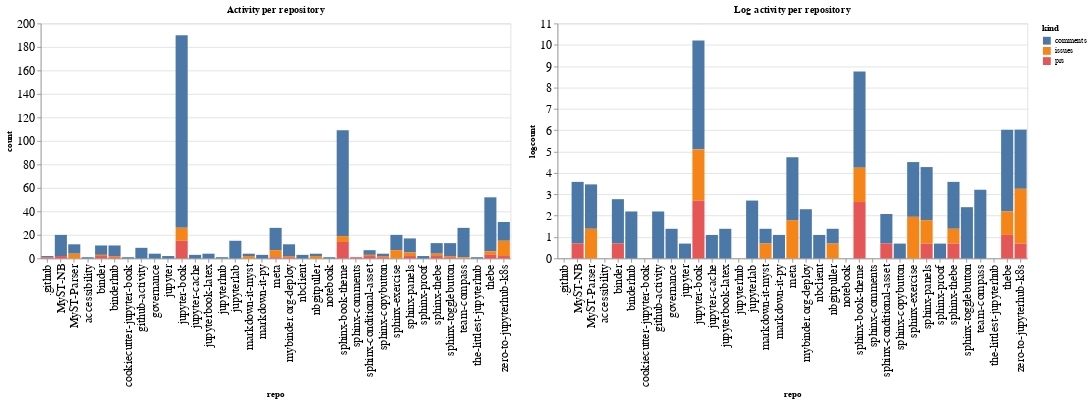

Notebook source saved alongside this figure:
### Code cell
ch1 = alt.Chart(repo_summaries, width=600, title="Activity per repository").mark_bar().encode(
    x='repo',
    y='count',
    color='kind',
    tooltip="kind"
)

ch2 = alt.Chart(repo_summaries, width=600, title="Log activity per repository").mark_bar().encode(
    x='repo',
    y='logcount',
    color='kind',
    tooltip="kind"
)

ch1 | ch2

### Figure 1 — Vega-Lite specification as saved in the notebook (floating-point values rounded to 4 significant figures)
{"config": {"axisLeft": {"labelFontSize": 15}, "axisBottom": {"labelFontSize": 15}}, "hconcat": [{"mark": "bar", "encoding": {"color": {"type": "nominal", "field": "kind"}, "tooltip": {"type": "nominal", "field": "kind"}, "x": {"type": "nominal", "field": "repo"}, "y": {"type": "quantitative", "field": "count"}}, "title": "Activity per repository", "width": 600}, {"mark": "bar", "encoding": {"color": {"type": "nominal", "field": "kind"}, "tooltip": {"type": "nominal", "field": "kind"}, "x": {"type": "nominal", "field": "repo"}, "y": {"type": "quantitative", "field": "logcount"}}, "title": "Log activity per repository", "width": 600}], "data": {"name": "data-3e0f3681429c852f3bcfe7ad16f6b8d8"}, "$schema": "https://vega.github.io/schema/vega-lite/v4.8.1.json", "datasets": {"data-3e0f3681429c852f3bcfe7ad16f6b8d8": [{"repo": ".github", "kind": "comments", "count": 1, "logcount": 0.0}, {"repo": ".github", "kind": "prs", "count": 1, "logcount": 0.0}, {"repo": "MyST-NB", "kind": "comments", "count": 18, "logcount": 2.89}, {"repo": "MyST-NB", "kind": "prs", "count": 2, "logcount": 0.6931}, {"repo": "MyST-Parser", "kind": "comments", "count": 8, "logcount": 2.079}, {"repo": "MyST-Parser", "kind": "issues", "count": 4, "logcount": 1.386}, {"repo": "accessibility", "kind": "comments", "count": 1, "logcount": 0.0}, {"repo": "binder", "kind": "comments", "count": 8, "logcount": 2.079}, {"repo": "binder", "kind": "issues", "count": 1, "logcount": 0.0}, {"repo": "binder", "kind": "prs", "count": 2, "logcount": 0.6931}, {"repo": "binderhub", "kind": "comments", "count": 9, "logcount": 2.197}, {"repo": "binderhub", "kind": "issues", "count": 1, "logcount": 0.0}, {"repo": "binderhub", "kind": "prs", "count": 1, "logcount": 0.0}, {"repo": "cookiecutter-jupyter-book", "kind": "comments", "count": 1, "logcount": 0.0}, {"repo": "github-activity", "kind": "comments", "count": 9, "logcount": 2.197}, {"repo": "governance", "kind": "comments", "count": 4, "logcount": 1.386}, {"repo": "jupyter", "kind": "comments", "count": 2, "logcount": 0.6931}, {"repo": "jupyter-book", "kind": "comments", "count": 164, "logcount": 5.1}, {"repo": "jupyter-book", "kind": "issues", "count": 11, "logcount": 2.398}, {"repo": "jupyter-book", "kind": "prs", "count": 15, "logcount": 2.708}, {"repo": "jupyter-cache", "kind": "comments", "count": 3, "logcount": 1.099}, {"repo": "jupyterbook-latex", "kind": "comments", "count": 4, "logcount": 1.386}, {"repo": "jupyterhub", "kind": "comments", "count": 1, "logcount": 0.0}, {"repo": "jupyterlab", "kind": "comments", "count": 15, "logcount": 2.708}, {"repo": "markdown-it-myst", "kind": "comments", "count": 2, "logcount": 0.6931}, {"repo": "markdown-it-myst", "kind": "issues", "count": 2, "logcount": 0.6931}, {"repo": "markdown-it-py", "kind": "comments", "count": 3, "logcount": 1.099}, {"repo": "meta", "kind": "comments", "count": 19, "logcount": 2.944}, {"repo": "meta", "kind": "issues", "count": 6, "logcount": 1.792}, {"repo": "meta", "kind": "prs", "count": 1, "logcount": 0.0}, {"repo": "mybinder.org-deploy", "kind": "comments", "count": 10, "logcount": 2.303}, {"repo": "mybinder.org-deploy", "kind": "issues", "count": 1, "logcount": 0.0}, {"repo": "mybinder.org-deploy", "kind": "prs", "count": 1, "logcount": 0.0}, {"repo": "nbclient", "kind": "comments", "count": 3, "logcount": 1.099}, {"repo": "nbgitpuller", "kind": "comments", "count": 2, "logcount": 0.6931}, {"repo": "nbgitpuller", "kind": "issues", "count": 2, "logcount": 0.6931}, {"repo": "notebook", "kind": "comments", "count": 1, "logcount": 0.0}, {"repo": "sphinx-book-theme", "kind": "comments", "count": 90, "logcount": 4.5}, {"repo": "sphinx-book-theme", "kind": "issues", "count": 5, "logcount": 1.609}, {"repo": "sphinx-book-theme", "kind": "prs", "count": 14, "logcount": 2.639}, {"repo": "sphinx-comments", "kind": "prs", "count": 1, "logcount": 0.0}, {"repo": "sphinx-conditional-asset", "kind": "comments", "count": 4, "logcount": 1.386}, {"repo": "sphinx-conditional-asset", "kind": "issues", "count": 1, "logcount": 0.0}, {"repo": "sphinx-conditional-asset", "kind": "prs", "count": 2, "logcount": 0.6931}, {"repo": "sphinx-copybutton", "kind": "comments", "count": 2, "logcount": 0.6931}, {"repo": "sphinx-copybutton", "kind": "issues", "count": 1, "logcount": 0.0}, {"repo": "sphinx-copybutton", "kind": "prs", "count": 1, "logcount": 0.0}, {"repo": "sphinx-exercise", "kind": "comments", "count": 13, "logcount": 2.565}, {"repo": "sphinx-exercise", "kind": "issues", "count": 7, "logcount": 1.946}, {"repo": "sphinx-panels", "kind": "comments", "count": 12, "logcount": 2.485}, {"repo": "sphinx-panels", "kind": "issues", "count": 3, "logcount": 1.099}, {"repo": "sphinx-panels", "kind": "prs", "count": 2, "logcount": 0.6931}, {"repo": "sphinx-proof", "kind": "comments", "count": 2, "logcount": 0.6931}, {"repo": "sphinx-thebe", "kind": "comments", "count": 9, "logcount": 2.197}, {"repo": "sphinx-thebe", "kind": "issues", "count": 2, "logcount": 0.6931}, {"repo": "sphinx-thebe", "kind": "prs", "count": 2, "logcount": 0.6931}, {"repo": "sphinx-togglebutton", "kind": "comments", "count": 11, "logcount": 2.398}, {"repo": "sphinx-togglebutton", "kind": "issues", "count": 1, "logcount": 0.0}, {"repo": "sphinx-togglebutton", "kind": "prs", "count": 1, "logcount": 0.0}, {"repo": "team-compass", "kind": "comments", "count": 25, "logcount": 3.219}, {"repo": "team-compass", "kind": "issues", "count": 1, "logcount": 0.0}, {"repo": "the-littlest-jupyterhub", "kind": "comments", "count": 1, "logcount": 0.0}, {"repo": "thebe", "kind": "comments", "count": 46, "logcount": 3.829}, {"repo": "thebe", "kind": "issues", "count": 3, "logcount": 1.099}, {"repo": "thebe", "kind": "prs", "count": 3, "logcount": 1.099}, {"repo": "zero-to-jupyterhub-k8s", "kind": "comments", "count": 16, "logcount": 2.773}, {"repo": "zero-to-jupyterhub-k8s", "kind": "issues", "count": 13, "logcount": 2.565}, {"repo": "zero-to-jupyterhub-k8s", "kind": "prs", "count": 2, "logcount": 0.6931}]}}
